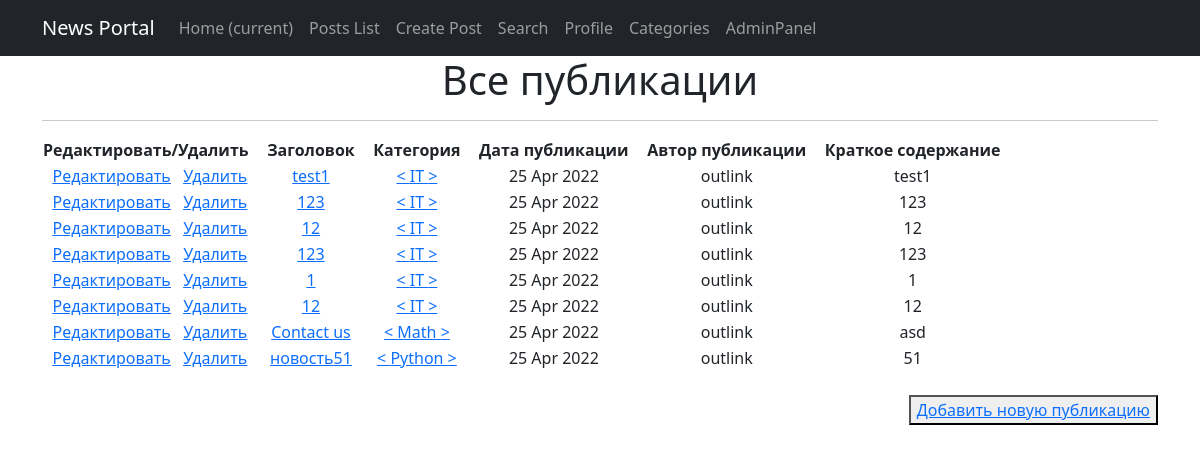
The app's page /posts/, older data.
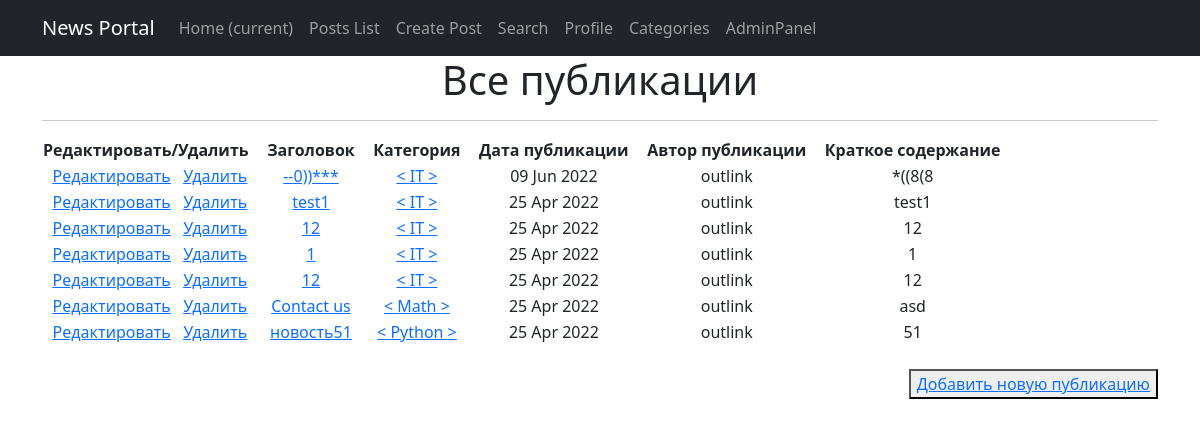
The same page, newer data.
### news/models.py (models this page shows, shortened)
class Post(models.Model):
    objects = None
    article = 'AR'
    news = 'NW'
    kind = [
        (article, 'Статья'),
        (news, 'Новость')
    ]
    author = models.ForeignKey(Author, on_delete=models.CASCADE)
    view = models.CharField(max_length=2, choices=kind, default=article)
    time_of_creation = models.DateTimeField(auto_now_add=True)
    post_category = models.ForeignKey(Category, on_delete=models.CASCADE, verbose_name='Категория(category)')
    title = models.CharField(max_length=128)
    text = models.TextField()
    post_rating = models.IntegerField(default=0)
    class Meta:
        verbose_name = 'Публикация'
        verbose_name_plural = 'Публикации'

class Category(models.Model):
    objects = None
    name = models.CharField(max_length=64, unique=True)
    subscribers = models.ManyToManyField(User, through='CategorySubscribers')
    class Meta:
        verbose_name = 'Категория'
        verbose_name_plural = 'Категории'
    def __str__(self):
        return f'{self.name}'

class Author(models.Model):
    author_user = models.OneToOneField(User, on_delete=models.CASCADE)
    author_rating = models.IntegerField(default=0)
    class Meta:
        verbose_name = 'Автор'
        verbose_name_plural = 'Авторы'
    def __str__(self):
        return f'{self.author_user}'

### news/views.py (the view)
# urls.py: path('', cache_page(60)(PostList.as_view()), name='posts'),  # т. к. сам по себе это класс,
class PostList(ListView):
    model = Post
    template_name = 'news/posts.html'
    context_object_name = 'posts'
    ordering = ['-id']  # задаем последовательность отображения по id
    paginate_by = 10  # задаем кол-во отображаемых объектов на странице

### news/templatetags/custom_filters.py (called while the page is built)
@register.filter(name='censor')
def censor(value):
    censor_list = ['мат']
    text = value.split()
    for word in text:
        if word.lower() in censor_list:
            value = value.replace(word, '[CENSORED]')
    return value

### templates/news/posts.html (shortened to what this page needs)
{% extends 'default.html' %}
{% load custom_filters %}
{% block content %}
  <h1>Все публикации</h1>
  <hr>
  {% if posts %}
      <table>
          <tr>
              <td>
                  <b> Редактировать/Удалить &nbsp  </b>
              </td>
              <td>
                  <b> &nbsp Заголовок &nbsp </b>
              </td>
              <td>
                  <b> &nbsp Категория &nbsp </b>
              </td>
              <td>
                  <b> &nbsp Дата публикации &nbsp </b>
              </td>
              <td>
                  <b> &nbsp Автор публикации &nbsp </b>
              </td>
              <td>
                  <b> &nbsp Краткое содержание &nbsp </b>
              </td>
          </tr>
      {% for post in posts %}
          <tr>
              <td>
                  <a href="{% url 'post_update' post.id %}"><u>Редактировать</u></a>  &nbsp
                  <a href="{% url 'post_delete' post.id %}"><u>Удалить</u></a>
              </td>
              <td>
                  <a href="{% url 'post_detail' post.id %}">{{ post.title|censor }}</a>
              </td>
              <td>
                  <a href="{% url 'category_subscription' post.post_category.id %}"> < {{ post.post_category }} > </a>
              </td>
              <td>
                  {{ post.time_of_creation|date:'d M Y'}}
              </td>
              <td>
                  {{ post.author }}
              </td>
              <td>
                  {{ post.text|truncatechars:50|censor }}
              </td>
          </tr>
      {% endfor %}
      </table>
      <br>
      <p align="right">
          <button><a href="{% url 'post_add' %}">Добавить новую публикацию</a></button> <br>
      </p>
  {% else %}
      <h2>Публикаций нет!</h2>
  {% endif %}
{% endblock content %}

Row changes from the older to the newer data that the page shows:
removed Post: title|censor "123", post_category "IT", time_of_creation "25 Apr 2022", author "outlink", text|censor "123"
removed Post: title|censor "123", post_category "IT", time_of_creation "25 Apr 2022", author "outlink", text|censor "123"
added Post: title|censor "--0))***", post_category "IT", time_of_creation "09 Jun 2022", author "outlink", text|censor "*((8(8"
